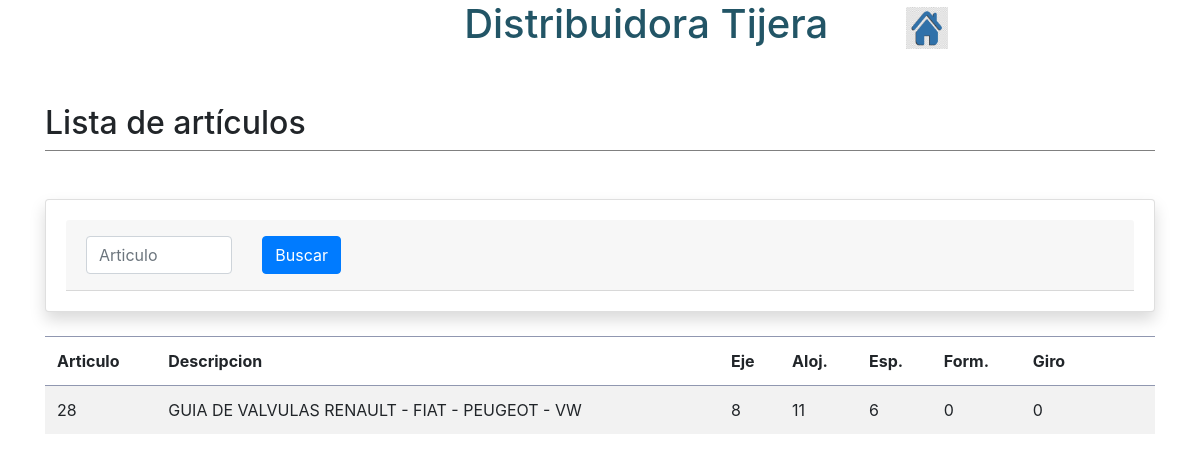
The app's page /controlador/controlador_articulos.php?cod_art=28 with its own data.
### tables this page shows
CREATE TABLE `articulo` (
  `codigo` int(5) NOT NULL,
  `eje` float NOT NULL,
  `aloj` float NOT NULL,
  `esp` float NOT NULL,
  `form` float NOT NULL,
  `giro` float NOT NULL,
  `descripcion` varchar(200) NOT NULL
);

### modelo/modelo_articulos.php (called while the page is built, shortened)
<?php
function getlistaArticulos(){
	$conn = getConexion();
    $sql = "SELECT codigo, descripcion, eje, aloj, esp, form, giro FROM articulo";
    $result = mysqli_query($conn, $sql);
    $articulos = Array();
    if(mysqli_num_rows($result) > 0)
    {
        while ($row=mysqli_fetch_assoc($result))
        {
            $articulo= Array();
            $articulo['codigo'] = $row["codigo"];
			$articulo['descripcion'] = $row["descripcion"];
            $articulo['eje'] = $row["eje"];
            $articulo['aloj'] = $row["aloj"];
            $articulo['esp'] = $row["esp"];
            $articulo['form'] = $row["form"];
			$articulo['giro'] = $row["giro"];
            $articulos[] = $articulo;
        }
    }
    else{
        echo "No se encontro coincidencias";
    }
    return $articulos;
}
function getArticulo($codigo){
	$con = getConexion();
    $sql = "SELECT codigo, descripcion, eje, aloj, esp, form, giro FROM articulo where codigo= '$codigo'";
    $result = mysqli_query($con, $sql);
    $art = Array();
    if(mysqli_num_rows($result) > 0)
    {
        while ($row=mysqli_fetch_assoc($result))
        {
            $articulo= Array();
            $articulo['codigo'] = $row["codigo"];
			$articulo['descripcion'] = $row["descripcion"];
            $articulo['eje'] = $row["eje"];
            $articulo['aloj'] = $row["aloj"];
            $articulo['esp'] = $row["esp"];
            $articulo['form'] = $row["form"];
			$articulo['giro'] = $row["giro"];
            $art[] = $articulo;
        }
    }
    else{
        echo "No se encontro coincidencias";
    }
    return $art;
}

### vista/articulos.php (the view, shortened to what this page needs)
<?php
include_once("../controlador/controlador_articulos.php");
?>
<!DOCTYPE html>
<html>
<?php
include("../head.php");
?>
<body>
    <div class="container">
		<?php
			include("../header.php");
		?>
		<br><br>
		<div class="row">
			<div class="col-md-12">
				<h2>Lista de art&iacuteculos <h2>
			</div>
		</div>
		<div class="row">
			<div class="col-md-12">
				<div class="separador"></div>
			</div>
		</div>
		<br><br>
    <div class="card shadow mb-4">
        <div class="card-body">
            <div class="card-header py-3">
                <form method="get" action="../controlador/controlador_articulos.php">
                    <div class="row">
						<div class="col-md-2">
                            <input class="form-control" type="text" placeholder="Articulo" id="cod_art" name="cod_art">
                        </div>
						<div class="col-md-3">
                        <button class="btn btn-primary" type="submit">Buscar</button>
						</div>
                    </div>
                    </div>
        </div>
    </div>
    <div class="table-responsive">
            <table class="table table-striped" id="dataTable" width="100%" cellspacing="0">
                <thead>
                <tr>
                    <th>Articulo</th>
                    <th>Descripcion</th>
                    <th>Eje</th>
                    <th>Aloj.</th>
                    <th>Esp.</th>
                    <th>Form.</th>
                    <th>Giro</th>
                    <th></th>
                    <th></th>
                </tr>
                </thead>
                <tbody>
                <?php
                    foreach($articulos as $articulo){
                        echo "<tr>
                             <td>".$articulo['codigo']."</td>
                             <td>".$articulo['descripcion']."</td>
                             <td>".$articulo['eje']."</td>
                             <td>".$articulo['aloj']."</td>
                             <td>".$articulo['esp']."</td>
                             <td>".$articulo['form']."</td>
                             <td>".$articulo['giro']."</td>
                             <td><a href=''></a></td>
                             <td><a href=''></a></td>
                         </tr>";
                    }
                ?>
                </tbody>
            </table>
 </div>
 </div>
</body>
</html>

### assets/css/style.css (style rules this page uses)
body { background: white; }
.separador { border-bottom: 1px solid grey; }
.table thead th { border-bottom: 1px solid #4c58809e!important; }
.table th { border-top: 1px solid #4c58809e!important; }

### records on screen
articulo: codigo "28", descripcion "GUIA DE VALVULAS RENAULT - FIAT - PEUGEOT - VW", eje "8", aloj "11", esp "6", form "0", giro "0"
